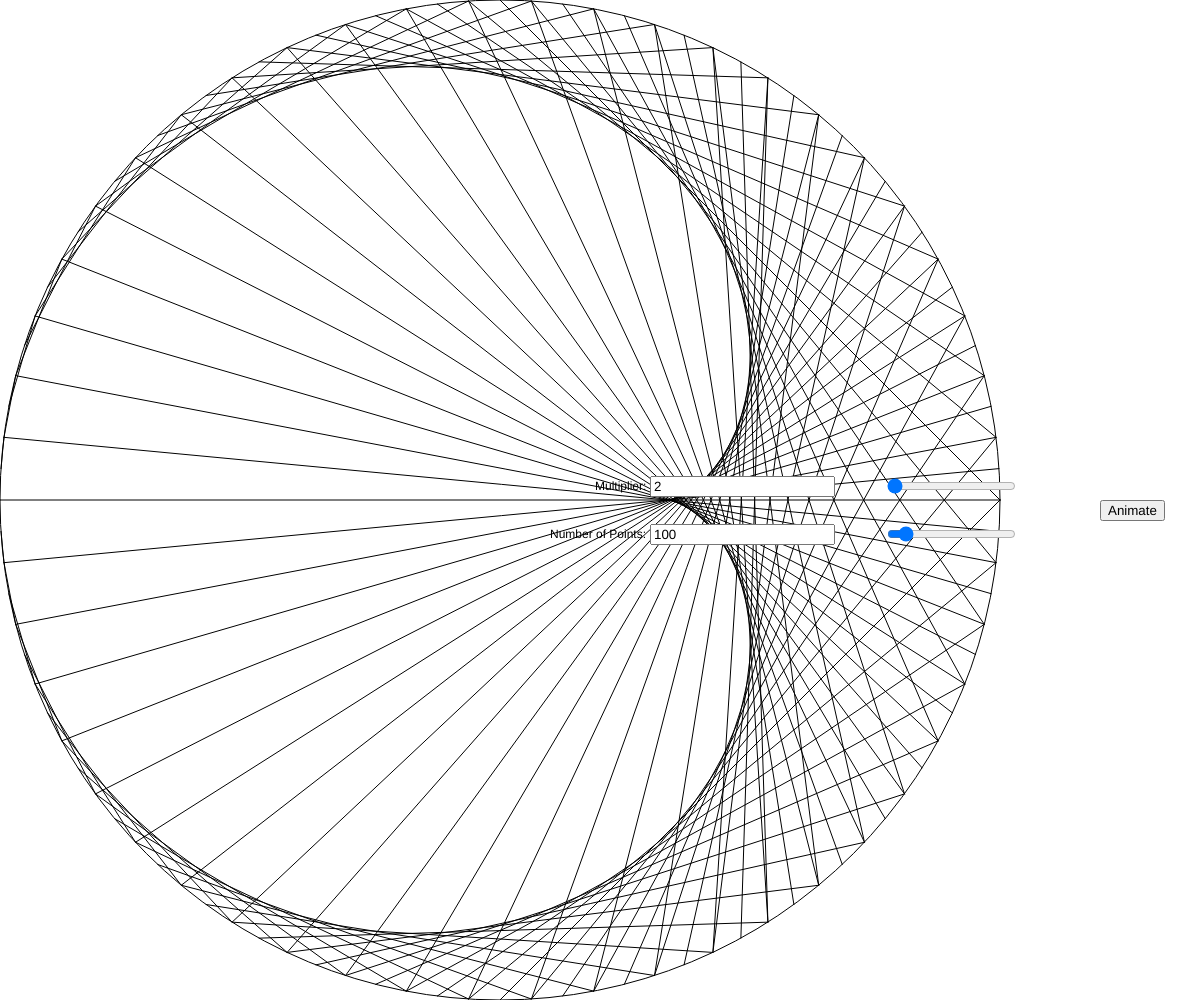
Frame 1 (no input)
Frame 60 (no input): identical to frame 1, image omitted
Frame 120 (the mouse pressed at the canvas centre since frame 60): identical to frame 1, image omitted

The p5.js sketch that drew this single still picture (run headless with seeded random() and noise() and a simulated clock; from frame 60 on, the mouse is pressed at the canvas centre):

// p5.js sketch
// ── sketch.js
var points = [];

var numPoints;
var mult;
var animate;
var a;

var multInput;

function setup() {
	createCanvas(windowWidth, windowHeight);
	
	a = false;
	
	multInput = createInput(2);
	multInput.position(width / 2 + 50, height / 2 - 24);
	
	multSlider = createSlider(0, 1000, 2);
	multSlider.position(width / 2 + multInput.width + 100, height / 2 - 24);
	
	pointsInput = createInput(100);
	pointsInput.position(width / 2 + 50, height / 2 + 24);
	
	pointsSlider = createSlider(0, 1000, 100);
	pointsSlider.position(width / 2 + pointsInput.width + 100, height / 2 + 24);
	
	animate = createButton("Animate");
	animate.position(width - 100, height / 2);
	animate.mousePressed(doAnimate);
	
	for (i = 0; i < numPoints; i ++) {
		var angle = (2 * i * PI) / numPoints;
		
		var posPoint = [- height / 2 * cos(angle), height / 2 * sin(angle)];
		
		points.push(posPoint);
	}
}

function draw() {
	background(255);
	translate(height / 2, height / 2);
	
	ellipse(0, 0, height, height);
	
	var preMultVal = mult;
	var prePointsVal = numPoints;
	
	if (!a) {
		if (multInput.value() == parseFloat(multInput.value()) && parseFloat(multInput.value()) <= 5000) {
			mult = parseFloat(multInput.value());
		}
		
		if (multSlider.value() != preMultVal) {
			multInput.value(multSlider.value());
			mult = multSlider.value();
		} else if (multSlider.value() != mult) {
			multSlider.value(mult);
		}
	} else {
		mult += 0.05;
		multSlider.value(mult.toFixed(2));
		multInput.value(mult.toFixed(2))
	}
	
	text("Multiplier:", width / 2 - height / 2 - 5, -10);
	text("Number of Points:", width / 2 - height / 2 - 50, 38);
	
	if (pointsInput.value() == parseFloat(pointsInput.value()) && parseFloat(pointsInput.value()) <= 5000) {
		numPoints = parseFloat(pointsInput.value());
	}
		
	if (pointsSlider.value() != prePointsVal) {
		pointsInput.value(pointsSlider.value());
		numPoints = pointsSlider.value();
	} else if (pointsSlider.value() != numPoints) {
		pointsSlider.value(numPoints);
	}
	
	for (i = 0; i < numPoints; i ++) {
		var angle = (2 * i * PI) / numPoints;
		
		var posPoint = [- height / 2 * cos(angle), height / 2 * sin(angle)];
		
		points.push(posPoint);
	}
	
	for (i = 0; i < numPoints; i ++) {
		var xPos = points[i][0];
		var yPos = points[i][1];
		
		var xMultPos = points[floor(mult * i) % numPoints][0];
		var yMultPos = points[floor(mult * i) % numPoints][1];
		
		
		line(xPos, yPos, xMultPos, yMultPos);
	}
	
	points.splice(0, numPoints);
}

function doAnimate() {
	a = !a;
}
